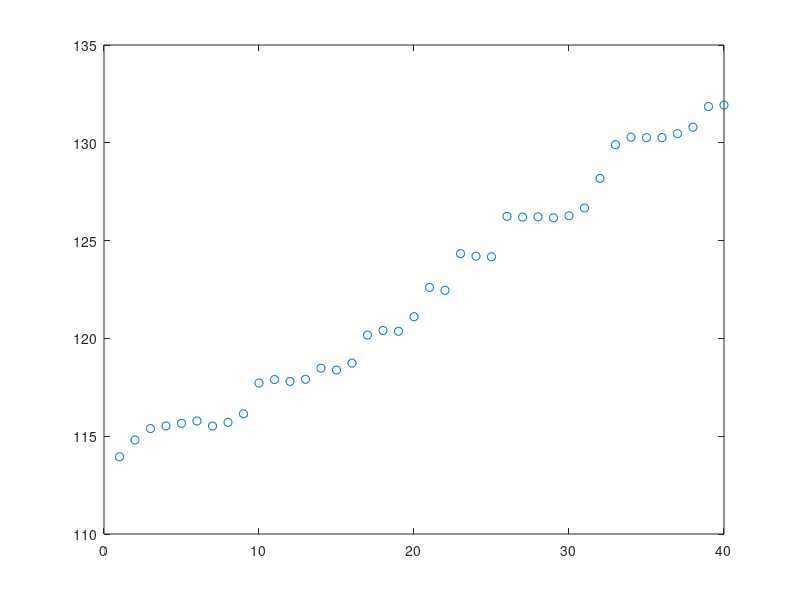

Write the MATLAB code that produced this figure. (Note: this script raises an error after producing the figure.)
addpath ('c:\Matlab7\fdaM')

load herm1.dat
load herm2.dat
load herm3.dat
load herm4.dat
load herm5.dat
load herm6.dat
load herm7.dat

%  ---------------------------------------------------------
%               plot results for the 6th baby
%  ---------------------------------------------------------

x = herm6(:,1);
y = herm6(:,2);

plot(x, y, 'o')

n  = length(x);
wt = ones(n,1);
zmat = wt;

rng = [1,n];

nbasis = n + 2;
basis  = create_bspline_basis([1,n], nbasis);
Wfd0   = fd(zeros(nbasis,1), basis);
WfdPar = fdPar(Wfd0, 2, 1e-4);
[Wfd, beta] = smooth_monotone(x, y, WfdPar, zmat, wt);

xfine = linspace(1,n,151)';
yhat  = beta(1) + beta(2).*eval_mon(xfine,Wfd);
Dyhat =           beta(2).*eval_mon(xfine, Wfd, 1);

ahdl = axes('Box', 'on', 'FontSize', 16);
set(ahdl, 'FontSize', 16)
set(ahdl, 'Xlim', [0,40]);
set(ahdl, 'Xtick', [0:10:40]);
set(ahdl, 'Ylim', [112,133]);
set(ahdl, 'Ytick', 115:5:130);
xlabel('Day', 'FontSize', 19);
ylabel('Tibia length (mm)', 'FontSize', 19);
lhdl = line(xfine, yhat);
set(lhdl, 'LineWidth', 2)
lhdl = line(x, y);
set(lhdl, 'LineWidth', 1, 'LineStyle', 'none', 'Marker', 'o')

print -dps2 'c:/MyFiles/fdabook/revision/figs.dir/growonebabyH.ps'

ahdl = axes('Box', 'on', 'FontSize', 16);
set(ahdl, 'FontSize', 16)
set(ahdl, 'Xlim', [0,40]);
set(ahdl, 'Xtick', [0:10:40]);
set(ahdl, 'Ylim', [0,2.3]);
set(ahdl, 'Ytick', 0:0.5:2);
xlabel('Day', 'FontSize', 19);
ylabel('D Tibia length (mm/day)', 'FontSize', 19);
lhdl = line(xfine, Dyhat);
set(lhdl, 'LineWidth', 2)

print -dps2 'c:/MyFiles/fdabook/revision/figs.dir/growonebabyV.ps'




